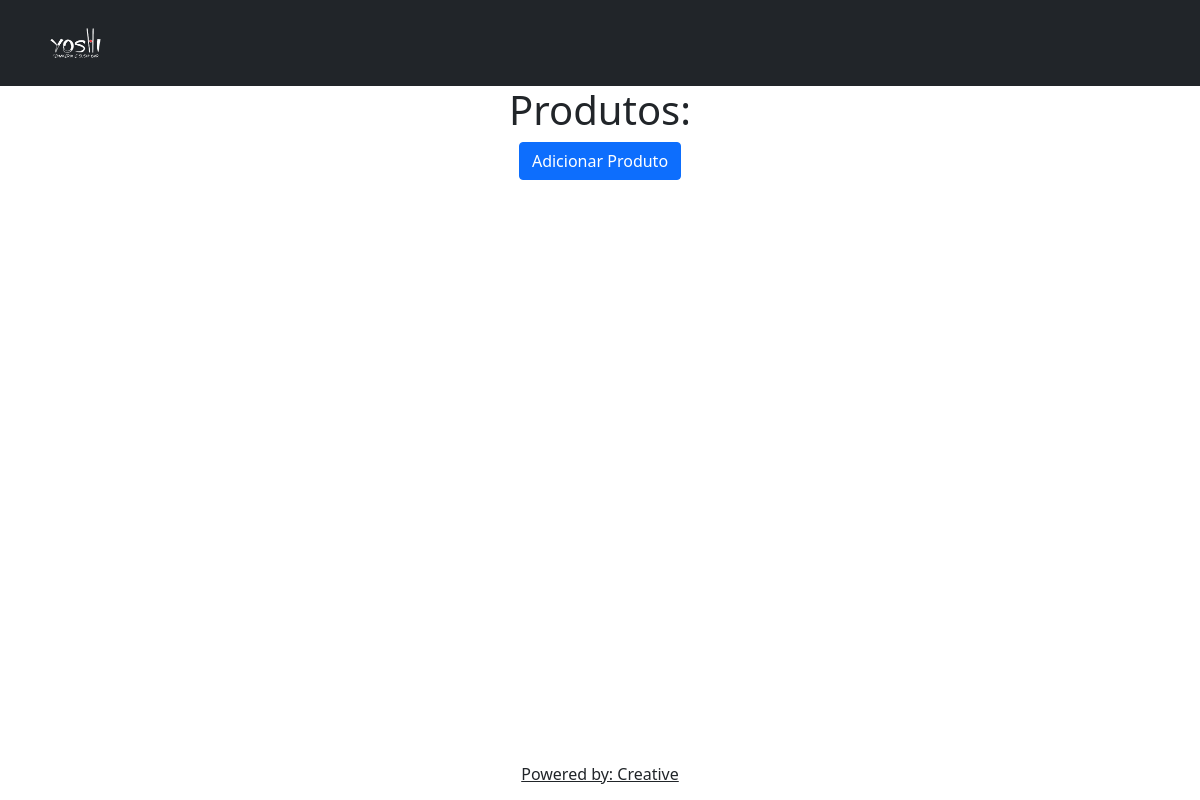
Page /produtos_por_categoria/teste/ (signed in) on the earlier database version.
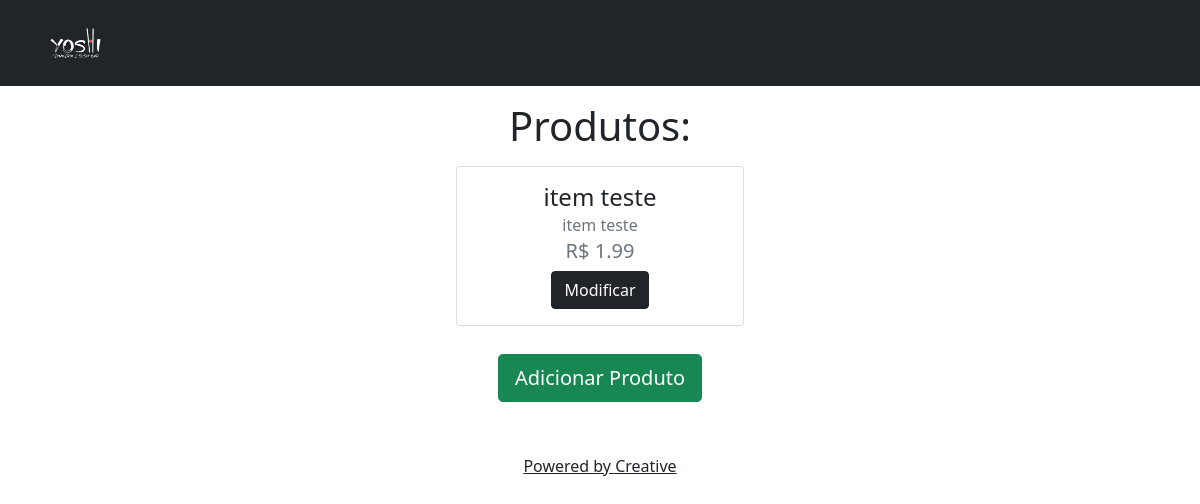
Same page on the later database version.
### menu/models.py (models this page shows, shortened)
class Item(models.Model):
    item_nome = models.CharField(max_length=40,unique=True)
    componentes = models.TextField(null=True,blank=True,default=None)
    classificacao = models.ForeignKey(Item_classificacao,on_delete=models.CASCADE,default=None)
    descricao = models.CharField(null=True,default=True,max_length=50)
    preco = models.DecimalField(decimal_places=2,max_digits=10)
    img = models.ImageField(upload_to = 'images/',null=True,blank=True, default=None)
    class Meta:
        verbose_name_plural = "Itens"

### menu/views.py (the view)
# urls.py: path('produtos_por_categoria/<str:categoria>/',filtrarPorCategoria),
@login_required
def filtrarPorCategoria(request,categoria):
    user_status = get_object_or_404(User, pk=request.user.id)
    boolean_statuses = user_status.main
    categoria_var = Item_classificacao.objects.filter(text=categoria).first()
    produtos = Item.objects.filter(classificacao = categoria_var)
    quantidade = 0
    for i in produtos:
        quantidade += 1
    context = {
        'produtos': produtos,'status': boolean_statuses,'quantidade':quantidade,
    }
    return render(request,'menu/produtos/produtos_por_categoria.html',context=context)

### templates/menu/produtos/produtos_por_categoria.html (shortened to what this page needs)
<!doctype html>
{% load static%}
<html lang="pt-br">
  <head>
    <link href="{% static '/css/bootstrap.css' %}" rel="stylesheet">
  </head>
  <body>
    {% include 'base/products.html' %}
    <div class="container-fluid">
        {% include 'snippets/menu_snippets/produtos/produtos_por_categoria_snippet.html' with instance=obj %}
    </div>
    {% if quantidade == 0 %}
    {% include 'footer/fixed_position_footer.html' %}
    {% else %}
    {% include 'footer/register_white.html' %}
    {% endif %}
  </body>
</html>

### templates/snippets/menu_snippets/produtos/produtos_por_categoria_snippet.html (shortened to what this page needs)
{% load static %}
{% block content %}
    {% if produtos %}
            <div class="container text-center my-3">
                <h1>Produtos:</h1>
                <div class="container">
                    <div class="row justify-content-center">
                        {% for prod in produtos %}
                        {% if prod.img %}
                        <div class="card my-2 mx-2" style="width: 18rem;">
                            <img src="{{prod.img.url}}" class="card-img-top" alt="..." >
                            <div class="card-body">
                              <h4 class="card-title">{{prod.item_nome}}</h4>
                              <h6 class="card-subtitle mb-2 text-muted">{{prod.descricao}}</h6>
                              <h5 class="card-subtitle mb-2 text-muted">R$ {{prod.preco}}</h5>
                            {% if status == True %}
                              <a class="btn btn-dark" href="#" role="button" id="dropdownMenuLink" data-bs-toggle="dropdown" aria-expanded="false">
                                Modificar
                            </a>
                            <ul class="dropdown-menu" aria-labelledby="dropdownMenuLink">
                              <li><a class="dropdown-item" href="/editar_produto/{{prod.item_nome}}/">Editar produto</a></li>
                              <li><a class="dropdown-item bg-danger text-light" href="/apagar_produto/{{prod.item_nome}}/">Remover produto</a></li>
                            </ul>
                            {% endif %}
                            </div>
                        </div>
                        {%else%}
                        <div class="card my-2 mx-2" style="width: 18rem;">
                            <div class="card-body">
                              <h4 class="card-title">{{prod.item_nome}}</h4>
                              <h6 class="card-subtitle mb-2 text-muted">{{prod.descricao}}</h6>
                              <h5 class="card-subtitle mb-2 text-muted">R$ {{prod.preco}}</h5>
                              {% if status == True %}
                              <a class="btn btn-dark" href="#" role="button" id="dropdownMenuLink" data-bs-toggle="dropdown" aria-expanded="false">
                                Modificar
                            </a>
                            {%endif%}
                            </div>
                        </div>
                        {%endif%}
                        {% endfor %}
                        {% if status == True %}
                        <div class="d-flex justify-content-center my-3">
                            <ul class="list-group d-flex justify-content-center">
                                <a class="btn btn-success btn-lg my-1" href="/adicionar_produto/">Adicionar Produto</a>
                            </ul>
                        </div>
                        {%endif%}
                    </div>
                {% else %}
                <div class="container-fluid text-center">
                <h1>Produtos:</h1>
                    <a class="btn btn-primary" href="/adicionar_produto/">Adicionar Produto</a>
                </div>
            </div>
    {% endif %}
{% endblock %}

Differences in the rows shown:
added Item: item_nome "item teste", descricao "item teste", preco "1.99"
Other differences:
text no longer shown: "Powered by: Creative"
text now shown: "Powered by Creative"
